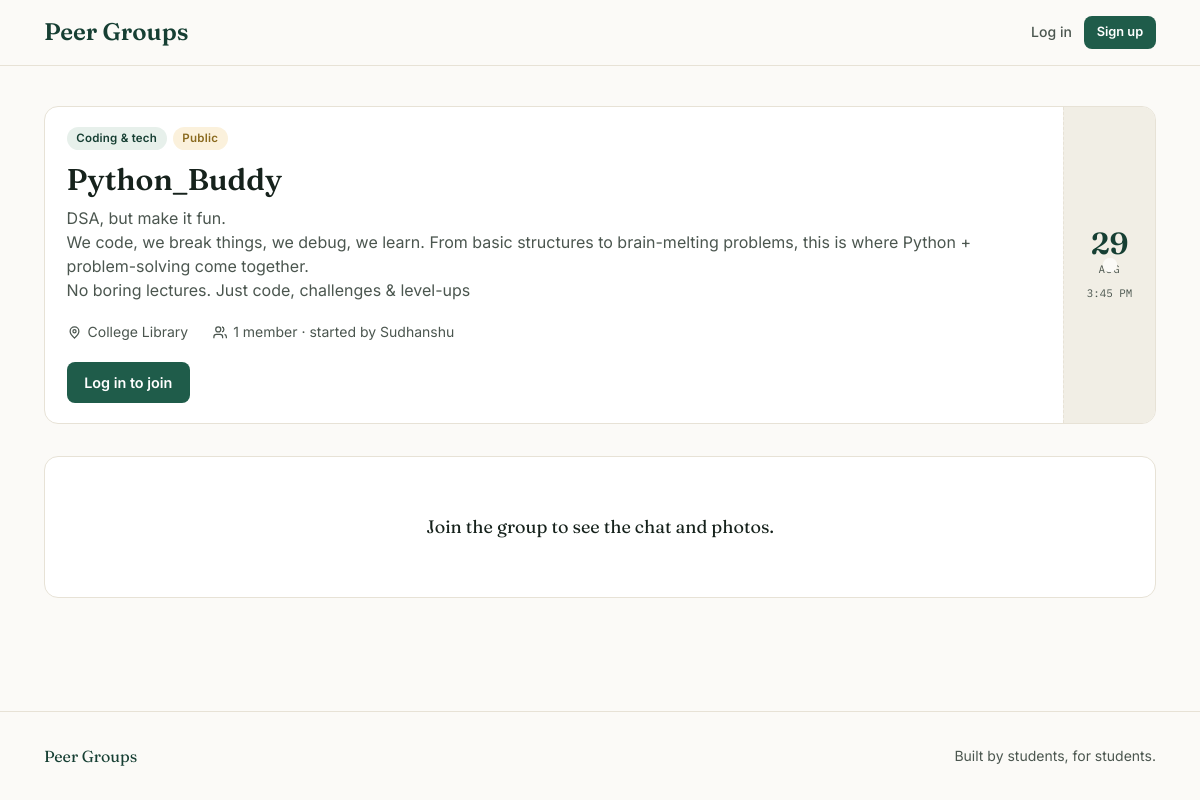
/group/1/, run on the app's committed database.
### groups/models.py (models this page shows, shortened)
class Group(models.Model):
    name = models.CharField(max_length=120)
    interest = models.CharField(max_length=20, choices=INTEREST_CHOICES, default='other')
    description = models.TextField(help_text="What is this group doing / studying / about?")
    location = models.CharField(max_length=200, help_text="Where you're meeting")
    meeting_time = models.DateTimeField(help_text="When you're meeting")
    privacy = models.CharField(max_length=10, choices=PRIVACY_CHOICES, default='public')
    creator = models.ForeignKey(User, on_delete=models.CASCADE, related_name='created_groups')
    members = models.ManyToManyField(User, through='Membership', related_name='joined_groups')
    created_at = models.DateTimeField(auto_now_add=True)
    class Meta:
        ordering = ['meeting_time']
    @property
    def is_private(self):
        return self.privacy == 'private'
    @property
    def member_count(self):
        return self.memberships.filter(status='approved').count()

### groups/views.py (the view, shortened to what this page needs)
# urls.py: path('group/<int:pk>/', views.group_detail, name='group_detail'),
def group_detail(request, pk):
    group = get_object_or_404(Group, pk=pk)
    is_creator = request.user == group.creator
    membership = None
    if request.user.is_authenticated:
        membership = group.memberships.filter(user=request.user).first()
    is_member = bool(membership and membership.status == 'approved') or is_creator
    is_pending = bool(membership and membership.status == 'pending')
    comment_form = CommentForm()
    photo_form = PhotoForm()
    context = {
        'group': group,
        'is_member': is_member,
        'is_pending': is_pending,
        'is_creator': is_creator,
        'comments': group.comments.select_related('author') if is_member else [],
        'photos': group.photos.select_related('uploader') if is_member else [],
        'pending_requests': group.pending_requests if is_creator else [],
        'comment_form': comment_form,
        'photo_form': photo_form,
    }
    return render(request, 'groups/group_detail.html', context)

### templates/groups/group_detail.html (shortened to what this page needs)
{% extends 'base.html' %}
{% block content %}
<div class="card ticket relative mb-8">
    <div class="ticket-main">
        <div class="flex flex-wrap gap-1.5 mb-3">
            <span class="badge badge-forest">{{ group.get_interest_display }}</span>
            <span class="badge {% if group.is_private %}badge-clay{% else %}badge-gold{% endif %}">
                {% if group.is_private %}Private{% else %}Public{% endif %}
            </span>
        </div>
        <h1 class="font-display text-3xl font-semibold mb-2" style="color: var(--ink)">{{ group.name }}</h1>
        <p class="mb-5 whitespace-pre-line" style="color: var(--ink-soft)">{{ group.description }}</p>
        <div class="flex flex-wrap gap-x-6 gap-y-2 text-sm mb-5" style="color: var(--ink-soft)">
            <span class="flex items-center gap-1.5">
                <svg width="15" height="15" viewBox="0 0 24 24" fill="none" stroke="currentColor" stroke-width="2"><path d="M12 21s-7-6.2-7-11a7 7 0 0 1 14 0c0 4.8-7 11-7 11Z"/><circle cx="12" cy="10" r="2.5"/></svg>
                {{ group.location }}
            </span>
            <span class="flex items-center gap-1.5">
                <svg width="15" height="15" viewBox="0 0 24 24" fill="none" stroke="currentColor" stroke-width="2"><path d="M17 21v-2a4 4 0 0 0-4-4H7a4 4 0 0 0-4 4v2"/><circle cx="10" cy="7" r="4"/><path d="M23 21v-2a4 4 0 0 0-3-3.87"/><path d="M16 3.13a4 4 0 0 1 0 7.75"/></svg>
                {{ group.member_count }} member{{ group.member_count|pluralize }} · started by {{ group.creator.username }}
            </span>
        </div>
        <div class="flex flex-wrap gap-2">
            {% if is_creator %}
                <a href="{% url 'edit_group' group.pk %}" class="btn btn-outline">Edit group</a>
            {% else %}
                <a href="{% url 'login' %}?next={{ request.path }}" class="btn btn-primary">Log in to join</a>
            {% endif %}
        </div>
    </div>
    <div class="ticket-stub">
        <span class="day">{{ group.meeting_time|date:"d" }}</span>
        <span class="month">{{ group.meeting_time|date:"M"|upper }}</span>
        <span class="time">{{ group.meeting_time|date:"g:i A" }}</span>
    </div>
</div>
{% if is_member %}
<div class="grid md:grid-cols-2 gap-6">
    <section class="card p-5">
        <h2 class="font-display text-xl font-semibold mb-3" style="color: var(--ink)">Chat before you meet</h2>
        <div class="space-y-2.5 mb-4 max-h-96 overflow-y-auto pr-1">
            {% for comment in comments %}
                <div class="rounded-lg px-3 py-2 text-sm" style="background: var(--mist-soft)">
                    <span class="font-semibold">{{ comment.author.username }}</span>
                    <span class="text-xs" style="color: var(--ink-soft)">· {{ comment.created_at|date:"M j, g:i A" }}</span>
                    <p class="mt-0.5" style="color: var(--ink)">{{ comment.text }}</p>
                </div>
            {% empty %}
                <p class="text-sm" style="color: var(--ink-soft)">No messages yet — say hi.</p>
            {% endfor %}
        </div>
        <form method="post" class="flex gap-2">
            {% csrf_token %}
            {{ comment_form.text }}
            <button type="submit" name="post_comment" class="btn btn-primary self-start">Send</button>
        </form>
    </section>
    <section class="card p-5">
        <h2 class="font-display text-xl font-semibold mb-3" style="color: var(--ink)">Group photos</h2>
        <form method="post" enctype="multipart/form-data" class="flex flex-wrap gap-2 mb-4 items-center rounded-lg p-3" style="background: var(--mist-soft)">
            {% csrf_token %}
            {{ photo_form.image }}
            {{ photo_form.caption }}
            <button type="submit" name="post_photo" class="btn btn-accent">Share photo</button>
        </form>
        {% if photos %}
            <div class="grid grid-cols-2 gap-3">
                {% for photo in photos %}
                    <figure class="card p-2">
                        <img src="{{ photo.image.url }}" alt="{{ photo.caption }}" class="w-full h-32 object-cover rounded-md">
                        <figcaption class="text-xs mt-1" style="color: var(--ink-soft)">
                            {{ photo.caption }}{% if photo.caption %} · {% endif %}{{ photo.uploader.username }}
                        </figcaption>
                    </figure>
                {% endfor %}
            </div>
        {% else %}
            <p class="text-sm" style="color: var(--ink-soft)">No photos yet.</p>
        {% endif %}
    </section>
</div>
{% else %}
<div class="card text-center py-14 px-6">
    <p class="font-display text-lg" style="color: var(--ink)">
        {% if group.is_private %}This is a private group — join to see the chat and photos.
        {% else %}Join the group to see the chat and photos.{% endif %}
    </p>
</div>
{% endif %}
{% endblock %}

### templates/base.html (style rules this page uses)
:root { --paper: #FBFAF7; --surface: #FFFFFF; --ink: #16221C; --ink-soft: #4B564F; --forest: #1F5C4A; --forest-dark: #163F33; --gold: #D8A73D; --clay: #B5482E; --mist: #E7E2D6; --mist-soft: #F1EEE5; }
* { -webkit-font-smoothing: antialiased; }
body { background: var(--paper); color: var(--ink); font-family: 'Inter', sans-serif; }
.font-display { font-family: 'Fraunces', serif; }
.btn { display: inline-flex; align-items: center; justify-content: center; gap: 0.4rem; padding: 0.6rem 1.1rem; border-radius: 8px; font-weight: 600; font-size: 0.9rem; transition: background-color 120ms ease, border-color 120ms ease, color 120ms ease; }
.btn-primary { background: var(--forest); color: #fff; }
.card { background: var(--surface); border: 1px solid var(--mist); border-radius: 14px; }
.badge { display: inline-flex; align-items: center; font-size: 0.72rem; font-weight: 600; padding: 0.2rem 0.6rem; border-radius: 999px; letter-spacing: 0.02em; }
.badge-forest { background: #E7F0EB; color: var(--forest-dark); }
.badge-gold { background: #FBF1DC; color: #8A6A1F; }
::placeholder { color: #9AA39C; }
.ticket { display: flex; overflow: hidden; }
.ticket-main { flex: 1; padding: 1.25rem 1.35rem; min-width: 0; }
.ticket-stub { width: 92px; flex-shrink: 0; background: var(--mist-soft); border-left: 1px dashed var(--mist); display: flex; flex-direction: column; align-items: center; justify-content: center; padding: 0.75rem 0.25rem; text-align: center; }
.ticket-stub .day { font-family: 'Fraunces', serif; font-size: 1.9rem; font-weight: 600; line-height: 1; color: var(--forest-dark); }
.ticket-stub .month { font-family: 'IBM Plex Mono', monospace; font-size: 0.68rem; letter-spacing: 0.08em; color: var(--ink-soft); margin-top: 0.15rem; }
.ticket-stub .time { font-family: 'IBM Plex Mono', monospace; font-size: 0.68rem; color: var(--ink-soft); margin-top: 0.5rem; }
.ticket-stub::before, .ticket-stub::after { content: ''; position: absolute; width: 14px; height: 14px; border-radius: 50%; background: var(--paper); }

### data on the page
Group: interest "Coding & tech", name "Python_Buddy", description "DSA, but make it fun. We code, we break things, we debug, we learn. From basic structures to brain-melting problems, this is where Python + problem-solving come together. No boring lectures. Just code, challenges & level-ups", location "College Library", member_count "1", creator.username "Sudhanshu", meeting_time "29", meeting_time "AUG", meeting_time "3:45 PM"
